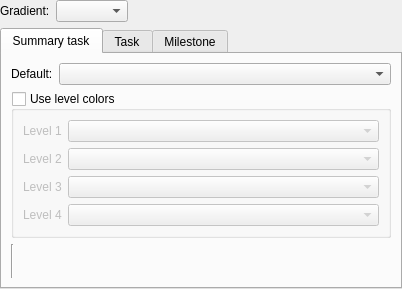
<?xml version="1.0" encoding="UTF-8"?>
<ui version="4.0">
 <class>KPlato::ColorsConfigPanel</class>
 <widget class="QWidget" name="KPlato::ColorsConfigPanel">
  <property name="geometry">
   <rect>
    <x>0</x>
    <y>0</y>
    <width>402</width>
    <height>289</height>
   </rect>
  </property>
  <property name="sizePolicy">
   <sizepolicy hsizetype="Minimum" vsizetype="Preferred">
    <horstretch>0</horstretch>
    <verstretch>0</verstretch>
   </sizepolicy>
  </property>
  <layout class="QVBoxLayout" name="verticalLayout">
   <property name="margin">
    <number>0</number>
   </property>
   <item>
    <layout class="QHBoxLayout" name="horizontalLayout">
     <item>
      <widget class="QLabel" name="label_9">
       <property name="text">
        <string>Gradient:</string>
       </property>
      </widget>
     </item>
     <item>
      <widget class="KComboBox" name="kcfg_ColorGradientType"/>
     </item>
     <item>
      <spacer name="horizontalSpacer">
       <property name="orientation">
        <enum>Qt::Horizontal</enum>
       </property>
       <property name="sizeHint" stdset="0">
        <size>
         <width>40</width>
         <height>20</height>
        </size>
       </property>
      </spacer>
     </item>
    </layout>
   </item>
   <item>
    <widget class="QTabWidget" name="ui_colors">
     <property name="currentIndex">
      <number>0</number>
     </property>
     <widget class="QWidget" name="tab">
      <attribute name="title">
       <string comment="@title:tab">Summary task</string>
      </attribute>
      <layout class="QGridLayout" name="gridLayout_4">
       <item row="0" column="0">
        <widget class="QLabel" name="label">
         <property name="sizePolicy">
          <sizepolicy hsizetype="Preferred" vsizetype="Preferred">
           <horstretch>0</horstretch>
           <verstretch>0</verstretch>
          </sizepolicy>
         </property>
         <property name="text">
          <string comment="@label:chooser">Default:</string>
         </property>
         <property name="buddy">
          <cstring>kcfg_SummaryTaskDefaultColor</cstring>
         </property>
        </widget>
       </item>
       <item row="0" column="1">
        <widget class="KColorCombo" name="kcfg_SummaryTaskDefaultColor">
         <property name="sizePolicy">
          <sizepolicy hsizetype="MinimumExpanding" vsizetype="Fixed">
           <horstretch>0</horstretch>
           <verstretch>0</verstretch>
          </sizepolicy>
         </property>
         <property name="kcfg_property" stdset="0">
          <cstring>color</cstring>
         </property>
        </widget>
       </item>
       <item row="1" column="0" colspan="2">
        <widget class="QGroupBox" name="kcfg_SummaryTaskLevelColorsEnabled">
         <property name="title">
          <string comment="@title:group">Use level colors</string>
         </property>
         <property name="checkable">
          <bool>true</bool>
         </property>
         <property name="checked">
          <bool>false</bool>
         </property>
         <layout class="QGridLayout" name="gridLayout">
          <item row="0" column="0">
           <widget class="QLabel" name="label_3">
            <property name="sizePolicy">
             <sizepolicy hsizetype="Preferred" vsizetype="Preferred">
              <horstretch>0</horstretch>
              <verstretch>0</verstretch>
             </sizepolicy>
            </property>
            <property name="text">
             <string comment="@label:chooser">Level 1</string>
            </property>
            <property name="buddy">
             <cstring>kcfg_SummaryTaskDefaultColor</cstring>
            </property>
           </widget>
          </item>
          <item row="0" column="1">
           <widget class="KColorCombo" name="kcfg_SummaryTaskLevelColor_1">
            <property name="sizePolicy">
             <sizepolicy hsizetype="MinimumExpanding" vsizetype="Fixed">
              <horstretch>0</horstretch>
              <verstretch>0</verstretch>
             </sizepolicy>
            </property>
            <property name="kcfg_property" stdset="0">
             <cstring>color</cstring>
            </property>
           </widget>
          </item>
          <item row="1" column="0">
           <widget class="QLabel" name="label_4">
            <property name="sizePolicy">
             <sizepolicy hsizetype="Preferred" vsizetype="Preferred">
              <horstretch>0</horstretch>
              <verstretch>0</verstretch>
             </sizepolicy>
            </property>
            <property name="text">
             <string comment="@label:chooser">Level 2</string>
            </property>
            <property name="buddy">
             <cstring>kcfg_SummaryTaskDefaultColor</cstring>
            </property>
           </widget>
          </item>
          <item row="1" column="1">
           <widget class="KColorCombo" name="kcfg_SummaryTaskLevelColor_2">
            <property name="sizePolicy">
             <sizepolicy hsizetype="MinimumExpanding" vsizetype="Fixed">
              <horstretch>0</horstretch>
              <verstretch>0</verstretch>
             </sizepolicy>
            </property>
            <property name="kcfg_property" stdset="0">
             <cstring>color</cstring>
            </property>
           </widget>
          </item>
          <item row="2" column="0">
           <widget class="QLabel" name="label_5">
            <property name="sizePolicy">
             <sizepolicy hsizetype="Preferred" vsizetype="Preferred">
              <horstretch>0</horstretch>
              <verstretch>0</verstretch>
             </sizepolicy>
            </property>
            <property name="text">
             <string comment="@label:chooser">Level 3</string>
            </property>
            <property name="buddy">
             <cstring>kcfg_SummaryTaskDefaultColor</cstring>
            </property>
           </widget>
          </item>
          <item row="2" column="1">
           <widget class="KColorCombo" name="kcfg_SummaryTaskLevelColor_3">
            <property name="sizePolicy">
             <sizepolicy hsizetype="MinimumExpanding" vsizetype="Fixed">
              <horstretch>0</horstretch>
              <verstretch>0</verstretch>
             </sizepolicy>
            </property>
            <property name="kcfg_property" stdset="0">
             <cstring>color</cstring>
            </property>
           </widget>
          </item>
          <item row="3" column="0">
           <widget class="QLabel" name="label_10">
            <property name="sizePolicy">
             <sizepolicy hsizetype="Preferred" vsizetype="Preferred">
              <horstretch>0</horstretch>
              <verstretch>0</verstretch>
             </sizepolicy>
            </property>
            <property name="text">
             <string comment="@label:chooser">Level 4</string>
            </property>
            <property name="buddy">
             <cstring>kcfg_SummaryTaskDefaultColor</cstring>
            </property>
           </widget>
          </item>
          <item row="3" column="1">
           <widget class="KColorCombo" name="kcfg_SummaryTaskLevelColor_4">
            <property name="sizePolicy">
             <sizepolicy hsizetype="MinimumExpanding" vsizetype="Fixed">
              <horstretch>0</horstretch>
              <verstretch>0</verstretch>
             </sizepolicy>
            </property>
            <property name="kcfg_property" stdset="0">
             <cstring>color</cstring>
            </property>
           </widget>
          </item>
         </layout>
        </widget>
       </item>
       <item row="2" column="0">
        <widget class="Line" name="line_2">
         <property name="orientation">
          <enum>Qt::Vertical</enum>
         </property>
        </widget>
       </item>
      </layout>
     </widget>
     <widget class="QWidget" name="tab_2">
      <attribute name="title">
       <string comment="@title:tab">Task</string>
      </attribute>
      <layout class="QGridLayout" name="gridLayout_2">
       <item row="0" column="0">
        <widget class="QLabel" name="label_2">
         <property name="sizePolicy">
          <sizepolicy hsizetype="Preferred" vsizetype="Preferred">
           <horstretch>0</horstretch>
           <verstretch>0</verstretch>
          </sizepolicy>
         </property>
         <property name="text">
          <string comment="@label:chooser">Normal:</string>
         </property>
         <property name="alignment">
          <set>Qt::AlignRight|Qt::AlignTrailing|Qt::AlignVCenter</set>
         </property>
         <property name="buddy">
          <cstring>kcfg_TaskNormalColor</cstring>
         </property>
        </widget>
       </item>
       <item row="0" column="1">
        <widget class="KColorCombo" name="kcfg_TaskNormalColor">
         <property name="sizePolicy">
          <sizepolicy hsizetype="MinimumExpanding" vsizetype="Fixed">
           <horstretch>0</horstretch>
           <verstretch>0</verstretch>
          </sizepolicy>
         </property>
         <property name="kcfg_property" stdset="0">
          <cstring>color</cstring>
         </property>
        </widget>
       </item>
       <item row="1" column="0">
        <widget class="QLabel" name="label_8">
         <property name="sizePolicy">
          <sizepolicy hsizetype="Preferred" vsizetype="Preferred">
           <horstretch>0</horstretch>
           <verstretch>0</verstretch>
          </sizepolicy>
         </property>
         <property name="text">
          <string comment="@label:chooser">Critical:</string>
         </property>
         <property name="alignment">
          <set>Qt::AlignRight|Qt::AlignTrailing|Qt::AlignVCenter</set>
         </property>
         <property name="buddy">
          <cstring>kcfg_TaskCriticalColor</cstring>
         </property>
        </widget>
       </item>
       <item row="1" column="1">
        <widget class="KColorCombo" name="kcfg_TaskCriticalColor">
         <property name="sizePolicy">
          <sizepolicy hsizetype="MinimumExpanding" vsizetype="Fixed">
           <horstretch>0</horstretch>
           <verstretch>0</verstretch>
          </sizepolicy>
         </property>
         <property name="kcfg_property" stdset="0">
          <cstring>color</cstring>
         </property>
        </widget>
       </item>
       <item row="2" column="0">
        <widget class="QLabel" name="label_7">
         <property name="sizePolicy">
          <sizepolicy hsizetype="Preferred" vsizetype="Preferred">
           <horstretch>0</horstretch>
           <verstretch>0</verstretch>
          </sizepolicy>
         </property>
         <property name="text">
          <string comment="@label:chooser">Finished:</string>
         </property>
         <property name="alignment">
          <set>Qt::AlignRight|Qt::AlignTrailing|Qt::AlignVCenter</set>
         </property>
         <property name="buddy">
          <cstring>kcfg_TaskFinishedColor</cstring>
         </property>
        </widget>
       </item>
       <item row="2" column="1">
        <widget class="KColorCombo" name="kcfg_TaskFinishedColor">
         <property name="sizePolicy">
          <sizepolicy hsizetype="MinimumExpanding" vsizetype="Fixed">
           <horstretch>0</horstretch>
           <verstretch>0</verstretch>
          </sizepolicy>
         </property>
         <property name="kcfg_property" stdset="0">
          <cstring>color</cstring>
         </property>
        </widget>
       </item>
       <item row="3" column="0">
        <widget class="QLabel" name="label_6">
         <property name="sizePolicy">
          <sizepolicy hsizetype="Preferred" vsizetype="Preferred">
           <horstretch>0</horstretch>
           <verstretch>0</verstretch>
          </sizepolicy>
         </property>
         <property name="text">
          <string comment="@label:chooser">Error:</string>
         </property>
         <property name="alignment">
          <set>Qt::AlignRight|Qt::AlignTrailing|Qt::AlignVCenter</set>
         </property>
         <property name="buddy">
          <cstring>kcfg_TaskErrorColor</cstring>
         </property>
        </widget>
       </item>
       <item row="3" column="1">
        <widget class="KColorCombo" name="kcfg_TaskErrorColor">
         <property name="sizePolicy">
          <sizepolicy hsizetype="MinimumExpanding" vsizetype="Fixed">
           <horstretch>0</horstretch>
           <verstretch>0</verstretch>
          </sizepolicy>
         </property>
         <property name="kcfg_property" stdset="0">
          <cstring>color</cstring>
         </property>
        </widget>
       </item>
       <item row="4" column="1">
        <widget class="Line" name="line">
         <property name="orientation">
          <enum>Qt::Vertical</enum>
         </property>
        </widget>
       </item>
      </layout>
     </widget>
     <widget class="QWidget" name="tab_3">
      <attribute name="title">
       <string comment="@title:tab">Milestone</string>
      </attribute>
      <layout class="QGridLayout" name="gridLayout_3">
       <item row="0" column="0">
        <widget class="QLabel" name="label_12">
         <property name="sizePolicy">
          <sizepolicy hsizetype="Preferred" vsizetype="Preferred">
           <horstretch>0</horstretch>
           <verstretch>0</verstretch>
          </sizepolicy>
         </property>
         <property name="text">
          <string comment="@label:chooser">Normal:</string>
         </property>
         <property name="alignment">
          <set>Qt::AlignRight|Qt::AlignTrailing|Qt::AlignVCenter</set>
         </property>
         <property name="buddy">
          <cstring>kcfg_MilestoneNormalColor</cstring>
         </property>
        </widget>
       </item>
       <item row="0" column="1">
        <widget class="KColorCombo" name="kcfg_MilestoneNormalColor">
         <property name="sizePolicy">
          <sizepolicy hsizetype="MinimumExpanding" vsizetype="Fixed">
           <horstretch>0</horstretch>
           <verstretch>0</verstretch>
          </sizepolicy>
         </property>
         <property name="kcfg_property" stdset="0">
          <cstring>color</cstring>
         </property>
        </widget>
       </item>
       <item row="1" column="0">
        <widget class="QLabel" name="label_14">
         <property name="sizePolicy">
          <sizepolicy hsizetype="Preferred" vsizetype="Preferred">
           <horstretch>0</horstretch>
           <verstretch>0</verstretch>
          </sizepolicy>
         </property>
         <property name="text">
          <string comment="@label:chooser">Critical:</string>
         </property>
         <property name="alignment">
          <set>Qt::AlignRight|Qt::AlignTrailing|Qt::AlignVCenter</set>
         </property>
         <property name="buddy">
          <cstring>kcfg_TaskCriticalColor</cstring>
         </property>
        </widget>
       </item>
       <item row="1" column="1">
        <widget class="KColorCombo" name="kcfg_MilestoneCriticalColor">
         <property name="sizePolicy">
          <sizepolicy hsizetype="MinimumExpanding" vsizetype="Fixed">
           <horstretch>0</horstretch>
           <verstretch>0</verstretch>
          </sizepolicy>
         </property>
         <property name="kcfg_property" stdset="0">
          <cstring>color</cstring>
         </property>
        </widget>
       </item>
       <item row="2" column="0">
        <widget class="QLabel" name="label_13">
         <property name="sizePolicy">
          <sizepolicy hsizetype="Preferred" vsizetype="Preferred">
           <horstretch>0</horstretch>
           <verstretch>0</verstretch>
          </sizepolicy>
         </property>
         <property name="text">
          <string comment="@label:chooser">Finished:</string>
         </property>
         <property name="alignment">
          <set>Qt::AlignRight|Qt::AlignTrailing|Qt::AlignVCenter</set>
         </property>
         <property name="buddy">
          <cstring>kcfg_TaskFinishedColor</cstring>
         </property>
        </widget>
       </item>
       <item row="2" column="1">
        <widget class="KColorCombo" name="kcfg_MilestoneFinishedColor">
         <property name="sizePolicy">
          <sizepolicy hsizetype="MinimumExpanding" vsizetype="Fixed">
           <horstretch>0</horstretch>
           <verstretch>0</verstretch>
          </sizepolicy>
         </property>
         <property name="kcfg_property" stdset="0">
          <cstring>color</cstring>
         </property>
        </widget>
       </item>
       <item row="3" column="0">
        <widget class="QLabel" name="label_11">
         <property name="sizePolicy">
          <sizepolicy hsizetype="Preferred" vsizetype="Preferred">
           <horstretch>0</horstretch>
           <verstretch>0</verstretch>
          </sizepolicy>
         </property>
         <property name="text">
          <string comment="@label:chooser">Error:</string>
         </property>
         <property name="alignment">
          <set>Qt::AlignRight|Qt::AlignTrailing|Qt::AlignVCenter</set>
         </property>
         <property name="buddy">
          <cstring>kcfg_TaskErrorColor</cstring>
         </property>
        </widget>
       </item>
       <item row="3" column="1">
        <widget class="KColorCombo" name="kcfg_MilestoneErrorColor">
         <property name="sizePolicy">
          <sizepolicy hsizetype="MinimumExpanding" vsizetype="Fixed">
           <horstretch>0</horstretch>
           <verstretch>0</verstretch>
          </sizepolicy>
         </property>
         <property name="kcfg_property" stdset="0">
          <cstring>color</cstring>
         </property>
        </widget>
       </item>
       <item row="4" column="1">
        <widget class="Line" name="line_3">
         <property name="orientation">
          <enum>Qt::Vertical</enum>
         </property>
        </widget>
       </item>
      </layout>
     </widget>
    </widget>
   </item>
  </layout>
 </widget>
 <customwidgets>
  <customwidget>
   <class>KColorCombo</class>
   <extends>QComboBox</extends>
   <header>kcolorcombo.h</header>
  </customwidget>
  <customwidget>
   <class>KComboBox</class>
   <extends>QComboBox</extends>
   <header>kcombobox.h</header>
  </customwidget>
 </customwidgets>
 <resources/>
 <connections/>
</ui>
